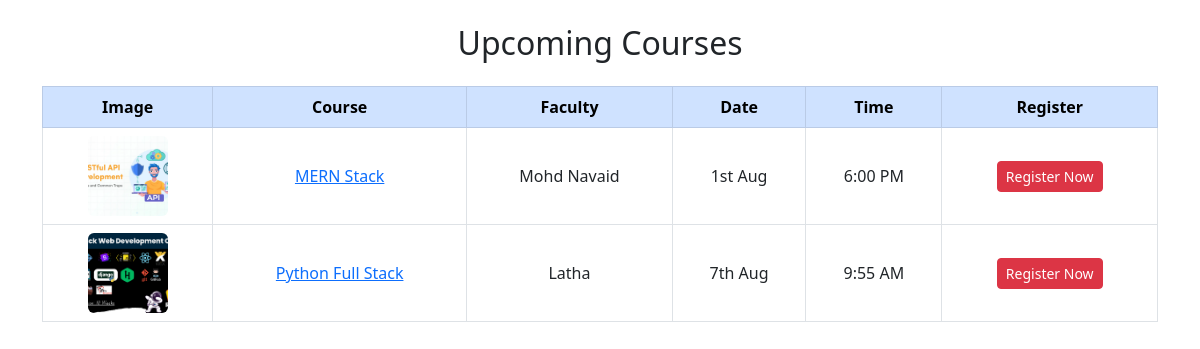
The page / on the database its author committed.
### courses/models.py (models this page shows, shortened)
class Course(models.Model):
    title = models.CharField(max_length=200)
    instructor = models.CharField(max_length=100)
    date = models.DateField()
    time = models.TimeField()
    registration_link = models.URLField()
    image = models.ImageField(upload_to='course_images/', blank=True, null=True)
    description = models.TextField(blank=True)
    syllabus = models.TextField(blank=True)
    duration = models.CharField(max_length=50, blank=True)
    certificate = models.BooleanField(default=False)
    placement_opportunity = models.BooleanField(default=False)
    mock_interviews = models.BooleanField(default=False)
    live_classes = models.BooleanField(default=False)
    notes_provided = models.BooleanField(default=False)
    source_code_link = models.URLField(blank=True)
    deployment_support = models.BooleanField(default=False)
    instructor_info = models.TextField(blank=True)
    student_feedback = models.TextField(blank=True)

### courses/views.py (the view)
# urls.py: path('', views.course_list, name='course_list'),
def course_list(request):
    courses = Course.objects.order_by('date', 'time')
    return render(request, 'courses/course_list.html', {'courses': courses})

### template/courses/course_list.html (shortened to what this page needs)
<!DOCTYPE html>
<html lang="en">
<head>
    <link rel="stylesheet" href="https://cdn.jsdelivr.net/npm/bootstrap@5.3.0/dist/css/bootstrap.min.css">
</head>
<body>
    <div class="container my-4">
        <h2 class="text-center mb-4">Upcoming Courses</h2>
        <div class="table-responsive">
            <table class="table table-bordered align-middle text-center">
                <thead class="table-primary">
                    <tr>
                        <th>Image</th>
                        <th>Course</th>
                        <th>Faculty</th>
                        <th>Date</th>
                        <th>Time</th>
                        <th>Register</th>
                    </tr>
                </thead>
                <tbody>
                    {% for course in courses %}
                    <tr>
                        <td>
                            {% if course.image %}
                            <div class="image-hover-container">
                                <img src="{{ course.image.url }}" class="course-img" alt="Course Image">
                            </div>
                            {% else %}
                            <span class="text-muted">No Image</span>
                            {% endif %}
                        </td>
                        <td>
                            <a href="{% url 'course_detail' course.pk %}">{{ course.title }}</a>
                        </td>
                        <td>{{ course.instructor }}</td>
                        <td>{{ course.date|date:"jS M" }}</td>
                        <td>{{ course.time|time:"g:i A" }}</td>
                        <td><a href="{{ course.registration_link }}" class="btn btn-sm btn-danger"
                                target="_blank">Register Now</a></td>
                    </tr>
                    {% endfor %}
                </tbody>
            </table>
        </div>
    </div>
</body>
</html>

### template/courses/course_list.html (style rules this page uses)
.image-hover-container { position: relative; display: inline-block; }
.course-img { width: 80px; height: 80px; object-fit: cover; border-radius: 6px; transition: transform 0.3s ease; }

### rows shown on the page
Course: image (picture), title "MERN Stack", instructor "Mohd Navaid", date "1st Aug", time "6:00 PM"
Course: image (picture), title "Python Full Stack", instructor "Latha", date "7th Aug", time "9:55 AM"
